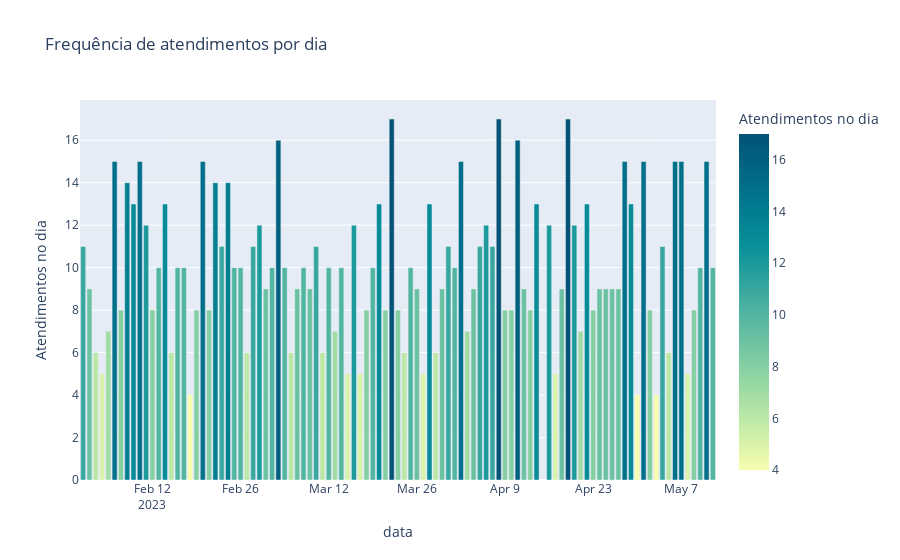

This figure's notebook cell:
### Code cell
random_dates = generate_random_dates(
    start_date=datetime(2023, 2, 1),
    end_date=datetime(2023, 5, 12)
)

plot_frequency(random_dates)

### Figure 1 — Plotly figure (JSON) as saved in the notebook; plotly's stock layout.template omitted (floating-point values rounded to 4 significant figures)
{"data": [{"alignmentgroup": "True", "hovertemplate": "data=%{x}<br>Atendimentos no dia=%{marker.color}<extra></extra>", "legendgroup": "", "marker": {"color": [11, 9, 6, 5, 7, 15, 8, 14, 13, 15, 12, 8, 10, 13, 6, 10, 10, 4, 8, 15, 8, 14, 11, 14, 10, 10, 6, 11, 12, 9, 10, 16, 10, 6, 9, 10, 9, 11, 6, 10, 7, 10, 5, 12, 5, 8, 10, 13, 8, 17, 8, 6, 10, 9, 5, 13, 6, 9, 11, 10, 15, 7, 9, 11, 12, 11, 17, 8, 8, 16, 9, 8, 13, 12, 5, 9, 17, 12, 7, 13, 8, 9, 9, 9, 9, 15, 13, 4, 15, 8, 4, 11, 6, 15, 15, 5, 8, 10, 15, 10], "coloraxis": "coloraxis", "pattern": {"shape": ""}}, "name": "", "offsetgroup": "", "orientation": "v", "showlegend": false, "textposition": "auto", "type": "bar", "x": ["2023-02-01", "2023-02-02", "2023-02-03", "2023-02-04", "2023-02-05", "2023-02-06", "2023-02-07", "2023-02-08", "2023-02-09", "2023-02-10", "2023-02-11", "2023-02-12", "2023-02-13", "2023-02-14", "2023-02-15", "2023-02-16", "2023-02-17", "2023-02-18", "2023-02-19", "2023-02-20", "2023-02-21", "2023-02-22", "2023-02-23", "2023-02-24", "2023-02-25", "2023-02-26", "2023-02-27", "2023-02-28", "2023-03-01", "2023-03-02", "2023-03-03", "2023-03-04", "2023-03-05", "2023-03-06", "2023-03-07", "2023-03-08", "2023-03-09", "2023-03-10", "2023-03-11", "2023-03-12", "2023-03-13", "2023-03-14", "2023-03-15", "2023-03-16", "2023-03-17", "2023-03-18", "2023-03-19", "2023-03-20", "2023-03-21", "2023-03-22", "2023-03-23", "2023-03-24", "2023-03-25", "2023-03-26", "2023-03-27", "2023-03-28", "2023-03-29", "2023-03-30", "2023-03-31", "2023-04-01", "2023-04-02", "2023-04-03", "2023-04-04", "2023-04-05", "2023-04-06", "2023-04-07", "2023-04-08", "2023-04-09", "2023-04-10", "2023-04-11", "2023-04-12", "2023-04-13", "2023-04-14", "2023-04-16", "2023-04-17", "2023-04-18", "2023-04-19", "2023-04-20", "2023-04-21", "2023-04-22", "2023-04-23", "2023-04-24", "2023-04-25", "2023-04-26", "2023-04-27", "2023-04-28", "2023-04-29", "2023-04-30", "2023-05-01", "2023-05-02", "2023-05-03", "2023-05-04", "2023-05-05", "2023-05-06", "2023-05-07", "2023-05-08", "2023-05-09", "2023-05-10", "2023-05-11", "2023-05-12"], "xaxis": "x", "y": [11, 9, 6, 5, 7, 15, 8, 14, 13, 15, 12, 8, 10, 13, 6, 10, 10, 4, 8, 15, 8, 14, 11, 14, 10, 10, 6, 11, 12, 9, 10, 16, 10, 6, 9, 10, 9, 11, 6, 10, 7, 10, 5, 12, 5, 8, 10, 13, 8, 17, 8, 6, 10, 9, 5, 13, 6, 9, 11, 10, 15, 7, 9, 11, 12, 11, 17, 8, 8, 16, 9, 8, 13, 12, 5, 9, 17, 12, 7, 13, 8, 9, 9, 9, 9, 15, 13, 4, 15, 8, 4, 11, 6, 15, 15, 5, 8, 10, 15, 10], "yaxis": "y"}], "layout": {"barmode": "relative", "coloraxis": {"colorbar": {"title": {"text": "Atendimentos no dia"}}, "colorscale": [[0, "rgb(247, 254, 174)"], [0.1667, "rgb(183, 230, 165)"], [0.3333, "rgb(124, 203, 162)"], [0.5, "rgb(70, 174, 160)"], [0.6667, "rgb(8, 144, 153)"], [0.8333, "rgb(0, 113, 139)"], [1, "rgb(4, 82, 117)"]]}, "legend": {"tracegroupgap": 0}, "title": {"text": "Frequência de atendimentos por dia"}, "xaxis": {"anchor": "y", "domain": [0, 1], "title": {"text": "data"}}, "yaxis": {"anchor": "x", "domain": [0, 1], "title": {"text": "Atendimentos no dia"}}}}
